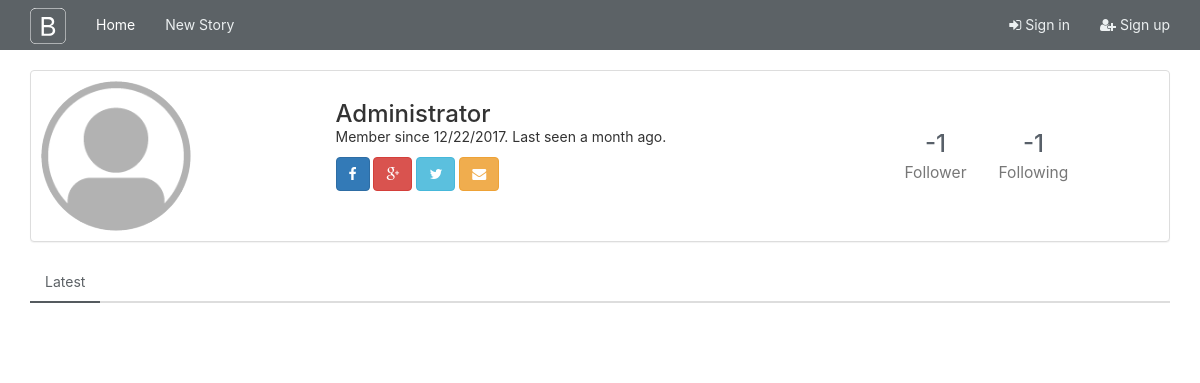
The page /user/Administrator on the database as committed earlier.
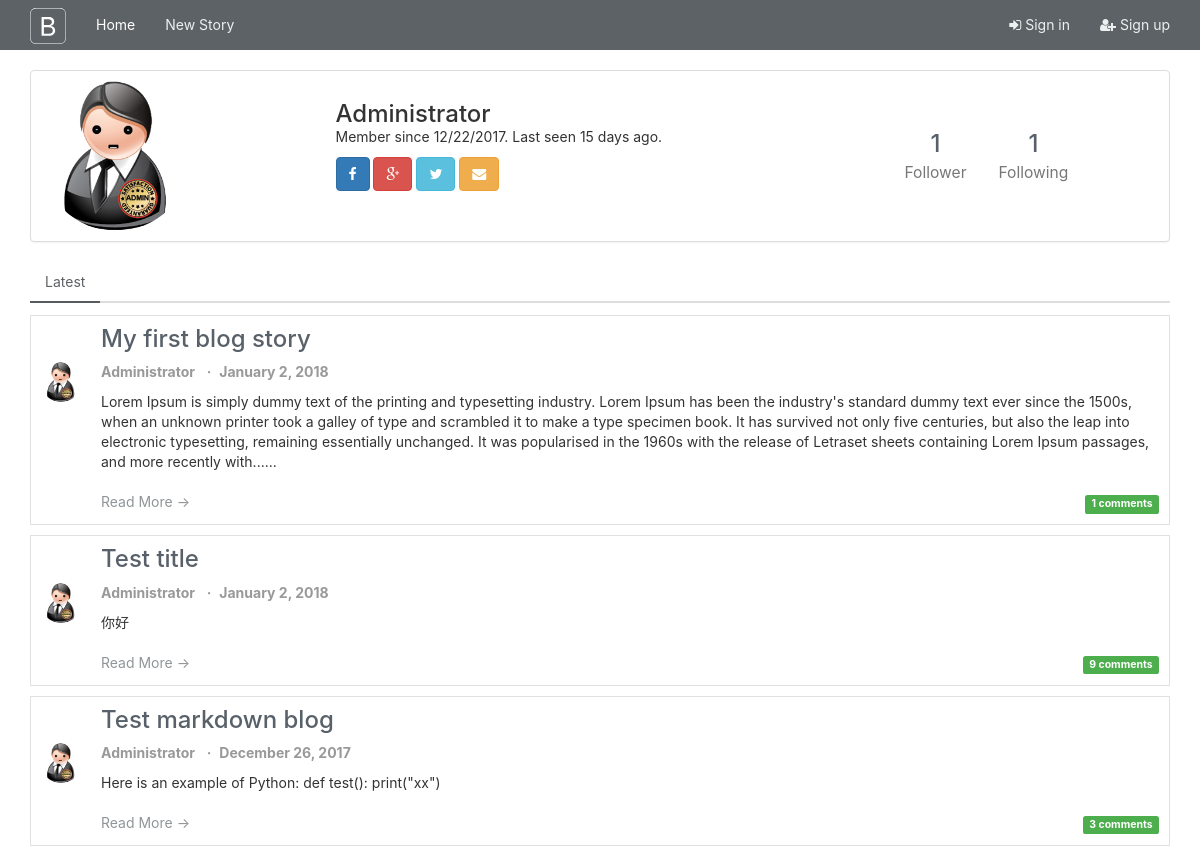
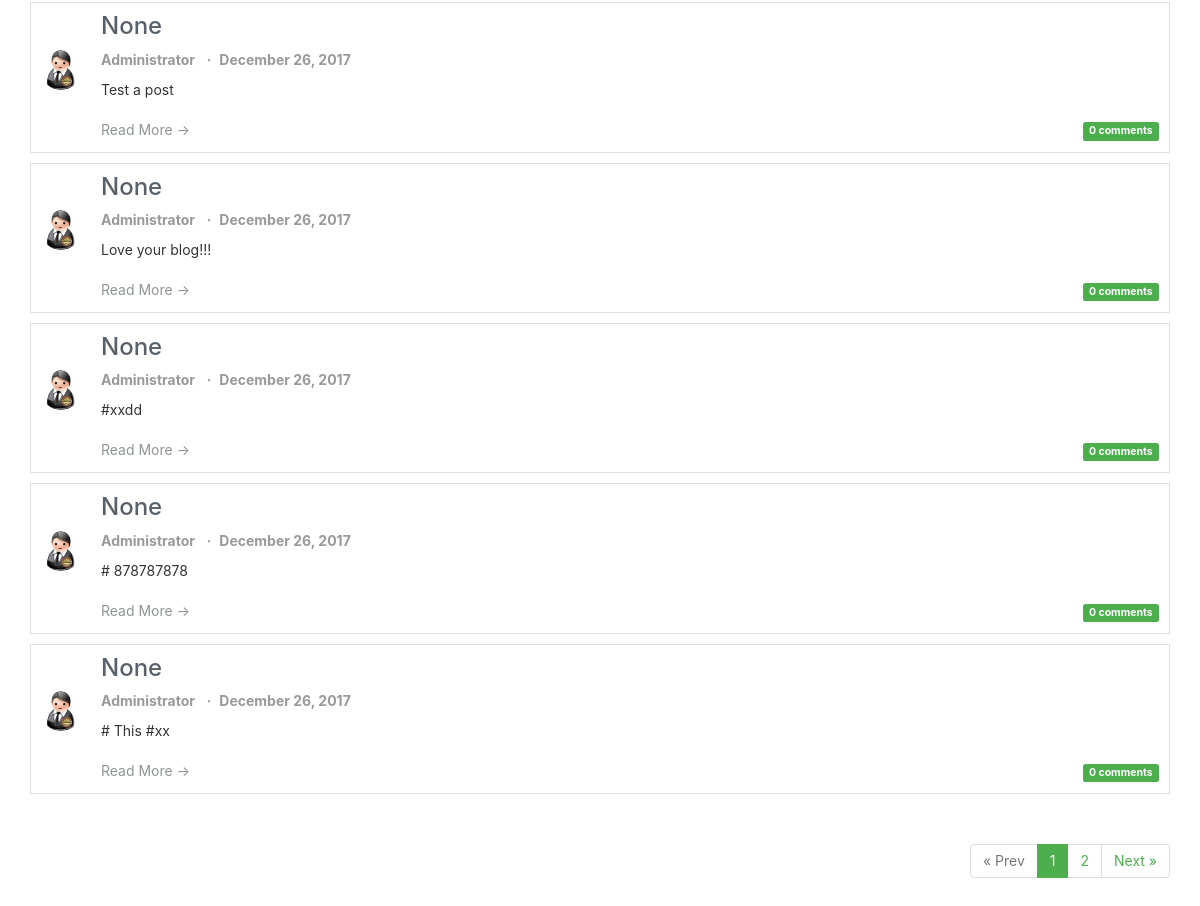
The same page on the database as committed later (2 pictures, top to bottom).
### app/models.py (models this page shows, shortened)
class User(UserMixin, db.Model):
    __tablename__="users"
    id = db.Column(db.Integer, primary_key=True)
    email = db.Column(db.String(64), unique=True, index=True)
    username = db.Column(db.String(64),unique=True, index=True)
    location = db.Column(db.String(64))
    about_me = db.Column(db.Text())
    member_since = db.Column(db.DateTime(),default=datetime.utcnow)
    last_seen = db.Column(db.DateTime(),default=datetime.utcnow)
    password_hash = db.Column(db.String(128))
    confirmed= db.Column(db.Boolean, default=False)
    image_filename = db.Column(db.String, default="user/default.png", nullable=True)
    image_url = db.Column(db.String, nullable=True)
    role_id = db.Column(db.Integer, db.ForeignKey("roles.id"))
    posts = db.relationship("Post", backref="author", lazy="dynamic")
    comments = db.relationship("Comment", backref="author", lazy="dynamic")
    followed = db.relationship('Follow',
                               foreign_keys=[Follow.follower_id],
                               backref=db.backref('follower', lazy='joined'),
                               lazy='dynamic',
                               cascade='all, delete-orphan')
    followers = db.relationship('Follow',
                                foreign_keys=[Follow.followed_id],
                                backref=db.backref('followed', lazy='joined'),
                                lazy='dynamic',
                                cascade='all, delete-orphan')
    @property
    def password(self):
        raise AttributeError("Password is not a readable attribute")

class Post(db.Model):
    __tablename__ = "posts"
    id = db.Column(db.Integer, primary_key=True)
    title = db.Column(db.String(64))
    body = db.Column(db.Text)
    timestamp = db.Column(db.DateTime, index=True, default=datetime.utcnow)
    author_id = db.Column(db.Integer, db.ForeignKey("users.id"))
    body_html = db.Column(db.Text)
    comments = db.relationship("Comment", backref="post", lazy="dynamic")

### app/main/views.py (the view)
@main.route("/user/<username>",methods=["GET","POST"])
def user(username):
    user = User.query.filter_by(username=username).first()
    if user is None:
        abort(404)
    page = request.args.get("page",1,type=int)
    pagination = user.posts.order_by(Post.timestamp.desc()).paginate(page, per_page=current_app.config['FLASKY_POSTS_PER_PAGE'],error_out=False)
    posts = pagination.items
    return render_template("user.html", user=user, posts=posts,pagination=pagination)

### app/auth/views.py (called while the page is built)
@auth.before_app_request
def before_request():
    if current_user.is_authenticated:
        current_user.ping()
        if not current_user.confirmed \
            and request.endpoint \
            and request.endpoint[:5] != 'auth.' \
            and request.endpoint != 'static':
            return redirect(url_for('auth.unconfirmed'))

### app/main/__init__.py (called while the page is built)
@main.app_context_processor
def inject_permissions():
    return dict(Permission=Permission)

### app/models.py (called while the page is built)
    def can(self, permissions):
        return False

    def is_administrator(self):
        return False

### app/templates/user.html (shortened to what this page needs)
{% extends "base.html" %}
{% block page_content %}
{% import "_macros.html" as macros %}
<div class="panel panel-default"  >
        <div class="userProfileSection1">
            <img src="{{user.image_url }}" >
        </div>
        <div class="userProfileSection2">
            <div id="userName" >
                <h3 style="display:inline">{{ user.username }}</h3>
            </div>
            <div id="userInfoOthers" >
                <p>
                    Member since {{ moment(user.member_since).format('L') }}.
                    Last seen {{ moment(user.last_seen).fromNow() }}.
                </p>
            </div>
            <div class="socials tex-center"> <a href="" class="btn btn-circle btn-primary ">
                    <i class="fa fa-facebook"></i></a> <a href="" class="btn btn-circle btn-danger ">
                    <i class="fa fa-google-plus"></i></a> <a href="" class="btn btn-circle btn-info ">
                    <i class="fa fa-twitter"></i></a> <a href="" class="btn btn-circle btn-warning ">
                    <i class="fa fa-envelope"></i></a>
            </div>
        </div>
        <div class="userProfileSection3">
                <ul class="nav nav-pills pull-left countlist" role="tablist">
                    <li role="presentation">
                    <h3><a href="{{ url_for('main.followers', username=user.username) }}">{{ user.followers.count()-1 }}</a><br>
                        <small>Follower</small> </h3>
                    </li>
                    <li role="presentation">
                    <h3><a href="{{ url_for('main.followed_by', username=user.username) }}">{{ user.followed.count()-1 }}</a><br>
                        <small>Following</small> </h3>
                    </li>
                </ul>
        </div>
</div>
<div class="post-tabs">
    <ul class="nav nav-tabs">
            <li class="active"><a href="">Latest</a></li>
    </ul>
    {% include '_posts.html' %}
</div>
{% if pagination %}
    <div class="pagination" >
        {{ macros.pagination_widget(pagination, 'main.user',username=user.username) }}
    </div>
{% endif %}
{% endblock %}

### app/templates/base.html (shortened to what this page needs)
{% extends "bootstrap/base.html" %}
{% block styles %}
    {{super()}}
    <link rel="stylesheet" href="{{url_for('static', filename='css/custom.css')}}">
    <link rel="stylesheet" href="{{url_for('static', filename='css/font-awesome.min.css')}}">
{% endblock %}
{% block head %}
    {{ super() }}
{% endblock %}
{% block navbar %}
<div class="navbar navbar-default navbar-fixed-top" role="navigation">
    <div class="container">
        <div class="navbar-header">
            <a class="navbar-brand" href="/">
            </a>
        </div>
        <div class="navbar-collapse collapse">
            <ul class="nav navbar-nav">
                <li class="active">
                    <a href="/">Home</a>
                </li>
                <li >
                    <a href="{{url_for('main.create_post')}}">New Story</a>
                </li>
            </ul>
            <ul class="nav navbar-nav navbar-right">
                {% if current_user.is_authenticated %}
                <li class="dropdown">
                    <a href="#" class="dropdown-toggle" data-toggle="dropdown">
                        <img  src="{{current_user.image_url }}" style="float: left;height: 35px;width: 35px;border-radius:50%;margin-right: 10px;margin-top: -6px;" >
                        <span>{{current_user.username}}</span>
                    </a>
                    <ul class="dropdown-menu">
                        <li> <a href = "{{url_for('main.user', username=current_user.username)}}">Profile</a></li>
                        <li> <a href = "{{url_for('auth.change_password')}}">Change Password</a></li>
                        {% if current_user.can(Permission.MODERATE_COMMENTS) %}
                        <li><a href={{url_for("main.moderate_comments")}}>Moderate Comments</a></li>
                        {% endif %}
                        <li> <a href = "{{url_for('auth.logout')}}"><span class="glyphicon glyphicon-log-out"></span> Sign Out</a>   </li>
                    </ul>
                </li>
                {% else %}
                    <li> <a href = "{{url_for('auth.login')}}"><i class="fa fa-sign-in" aria-hidden="true"></i> Sign in</a> </li>
                    <li> <a href = "{{url_for('auth.register')}}"><i class="fa fa-user-plus" aria-hidden="true"></i> Sign up</a> </li>
                {% endif %}
            </ul>
        </div>
    </div>
</div>
{% endblock %}
{% block content %}
    <div class="container">
        {% block page_content %}{% endblock %}
    </div>
{% endblock %}

### app/templates/_macros.html (shortened to what this page needs)
{% import "bootstrap/wtf.html" as wtf %}
{% macro pagination_widget(pagination, endpoint) %}
    {% if pagination.total > pagination.per_page %}
        <ul class="pagination">
            <li{% if not pagination.has_prev %} class="disabled"{% endif %}>
                <a href="{% if pagination.has_prev %}{{ url_for(endpoint, page=pagination.prev_num, **kwargs) }}{% else %}#{% endif %}">
                    &laquo; Prev
                </a>
            </li>
            {% for p in pagination.iter_pages() %}
                {% if p %}
                    {% if p == pagination.page %}
                    <li class="active">
                        <a href="{{ url_for(endpoint, page = p, **kwargs) }}">{{ p }}</a>
                    </li>
                    {% else %}
                    <li>
                        <a href="{{ url_for(endpoint, page = p, **kwargs) }}">{{ p }}</a>
                    </li>
                    {% endif %}
                {% else %}
                <li class="disabled"><a href="#">&hellip;</a></li>
                {% endif %}
            {% endfor %}
            <li{% if not pagination.has_next %} class="disabled"{% endif %}>
                <a href="{% if pagination.has_next %}{{ url_for(endpoint, page=pagination.next_num, **kwargs) }}{% else %}#{% endif %}">
                    Next &raquo;
                </a>
            </li>
        </ul>
    {% endif %}
{% endmacro %}

### app/templates/_posts.html (shortened to what this page needs)
 <ul class="posts">
        {% for post in posts %}
        <li {% if show_more != False %} class="post" {% else %} class="single post" {% endif %}>
            <h3 class="post-title"><a href="{{ url_for('main.post', id=post.id)}}" class="post-link">{{post.title}}</a></h3>
            <div class="post-thumbnail">
                <a href="{{ url_for('main.user', username=post.author.username) }}">
                    <img class="img-rounded profile-thumbnail" src="{{ post.author.image_url }}">
                </a>
            </div>
            <div class="post-content">
                <div class="post-author"><strong><a class="userLink" href="{{ url_for('main.user', username=post.author.username) }}">{{ post.author.username }}</a></strong>&nbsp;&nbsp;&nbsp;<strong style="color:#999">·</strong>&nbsp;</div>
                <div class="post-date"><strong> {{ moment(post.timestamp).format('LL') }}</strong> </div>
                <div {% if show_more != False %} class="post-body" {% else %} class="single post-body" {% endif %} >
                {% if show_more != False %}
                    {{ post.body | safe | striptags|truncate(length=500, killwords=False, end="......") }}
                {% else %}
                    {{ post.body | safe }}
                {% endif %}
                </div>
                <div class="post-footer">
                    {% if show_more != False %}
                        <a class="read-more" href="{{ url_for('main.post', id=post.id)}}">
                            Read More →
                        </a>
                    {% endif %}
                    <div class="post-footer-right">
                        <a class="post-comment" href ="{{ url_for('main.post', id=post.id)}}#comments">
                            <span class="label label-primary">{{post.comments.filter_by(disable=False).count()}} comments</span>
                        </a>
                    </div>
                </div>
            </div>
        </li>
        {% endfor %}
</ul>

### app/static/css/custom.css (style rules this page uses)
html { position: relative; min-height: 100%; }
body { font-family: -apple-system,BlinkMacSystemFont,"Segoe UI","Roboto","Oxygen","Ubuntu","Cantarell","Fira Sans","Droid Sans","PingFang SC","Hiragino Sans GB","Microsoft YaHei","WenQuanYi Micro Hei","Helvetica Neue",sans-serif; padding-top: 70px; margin-bottom: 50px; }
.navbar { border-radius: 0px; background: rgba(52, 59, 64, 0.8); border:unset; }
.navbar-default .navbar-brand { padding-top:8px; color: white; }
.navbar-default .navbar-nav > li > a { color: #ecf0f1; }
.navbar-default .navbar-nav > .active > a, .navbar-default .navbar-nav > .active > a:hover, .navbar-default .navbar-nav > .active > a:focus { color:white; background-color: unset; }
.navbar-default .navbar-collapse, .navbar-default .navbar-form { border-color: #ecf0f1; }
ul.posts { padding: 0px; margin-top:12px; }
li.post { list-style-type: none; padding:10px; border:1px solid #e0e0e0; margin-bottom: 10px; }
.post-thumbnail { position: absolute; }
li .post-body { position: relative; padding: 10px 0; max-height: 200px; overflow: hidden; margin-bottom: 10px; }
li .post-content { margin-left:60px; min-height: 60px; }
.panel { position:relative; min-height: 60px; }
.userLink { color:#999; }
.pagination { float:right; }
ul.pagination li a { color:#4cae4c; }
ul.pagination .active a { background-color:#4cae4c; border-color:#4cae4c; }
.profile-thumbnail { border-radius: 50%; }
.post-footer { margin-bottom: 2px; }
.img-rounded { height: 40px; width: 40px; border-radius: 50%; margin:0 auto; left: 0; }
.post-tabs .nav-tabs a { color:#586069; }
.post-footer-right { float: right; }
.post-footer-right .label-primary { background-color: #4cae4c; }
.post-footer::after { content:""; clear:both; display: block; }
.post-author { display:inline; }
.post-title { margin-left: 60px; margin-top: 0px; }
.post-title a { color:#586069; }
.read-more, .read-more:hover { color: rgb(144, 149, 152); }
.post-date { color:#999; display: inline; }
.post-tabs .nav-tabs { border-bottom: 2px solid #DDD; }
.post-tabs .nav-tabs > li.active > a, .post-tabs .nav-tabs > li.active > a:focus, .post-tabs .nav-tabs > li.active > a:hover { border-width: 0; }
.post-tabs .nav-tabs > li > a { border: none; color: #666; }
.post-tabs .nav-tabs > li.active > a, .post-tabs .nav-tabs > li > a:hover { border: none; color:rgba(52, 59, 64, 0.8) !important; background: transparent; }
.post-tabs .nav-tabs > li > a::after { content: ""; background: rgba(52, 59, 64, 0.8); height: 2px; position: absolute; width: 100%; left: 0px; bottom: -1px; transition: all 250ms ease 0s; transform: scale(0); }
.post-tabs .nav-tabs > li.active > a::after, .post-tabs .nav-tabs > li:hover > a::after { transform: scale(1); }
.countlist li { padding: 0 30px 0 0; text-align:center; }
.userProfileSection1 { float:left; width:25%; margin:10px; }
.userProfileSection1 img { height:150px; width:150px; border-radius: 50% }
.userProfileSection2 { width:50%; float:left; margin-top:30px; }
.userProfileSection3 { margin-top:40px; }
.userProfileSection3 a { color:#586069; }

Rows that differ between the two databases and show on the page:
changed User "Administrator": image_url: picture added in place of a placeholder; last_seen "a month ago" → "15 days ago"
added Post: title "My first blog story", author.image_url (picture), author.username "Administrator", timestamp "January 2, 2018", body "Lorem Ipsum is simply dummy text of the printing and typesetting industry. Lorem Ipsum has been the industry's standard dummy text ever since the 1500s, when an unknown printer took a galley of type and scrambled it to make a type specimen book. It has survived not only five centuries, but also the leap into electronic typesetting, remaining essentially unchanged. It was popularised in the 1960s with the release of Letraset sheets containing Lorem Ipsum passages, and more recently with......", comments.filter_by "1"
added Post: title "Test title", author.image_url (picture), author.username "Administrator", timestamp "January 2, 2018", body "你好", comments.filter_by "9"
added Post: title "Test markdown blog", author.image_url (picture), author.username "Administrator", timestamp "December 26, 2017", body "Here is an example of Python: def test(): print(\"xx\")", comments.filter_by "3"
added Post: title "None", author.image_url (picture), author.username "Administrator", timestamp "December 26, 2017", body "Test a post", comments.filter_by "0"
added Post: title "None", author.image_url (picture), author.username "Administrator", timestamp "December 26, 2017", body "Love your blog!!!", comments.filter_by "0"
added Post: title "None", author.image_url (picture), author.username "Administrator", timestamp "December 26, 2017", body "#xxdd", comments.filter_by "0"
added Post: title "None", author.image_url (picture), author.username "Administrator", timestamp "December 26, 2017", body "# 878787878", comments.filter_by "0"
added Post: title "None", author.image_url (picture), author.username "Administrator", timestamp "December 26, 2017", body "# This #xx", comments.filter_by "0"
Other text that changed with them:
{{ user.followers.count()-1 }}: "-1" → "1"
{{ user.followed.count()-1 }}: "-1" → "1"
text now shown: "« Prev Next »"
new list line: "1"
new list line: "2"
